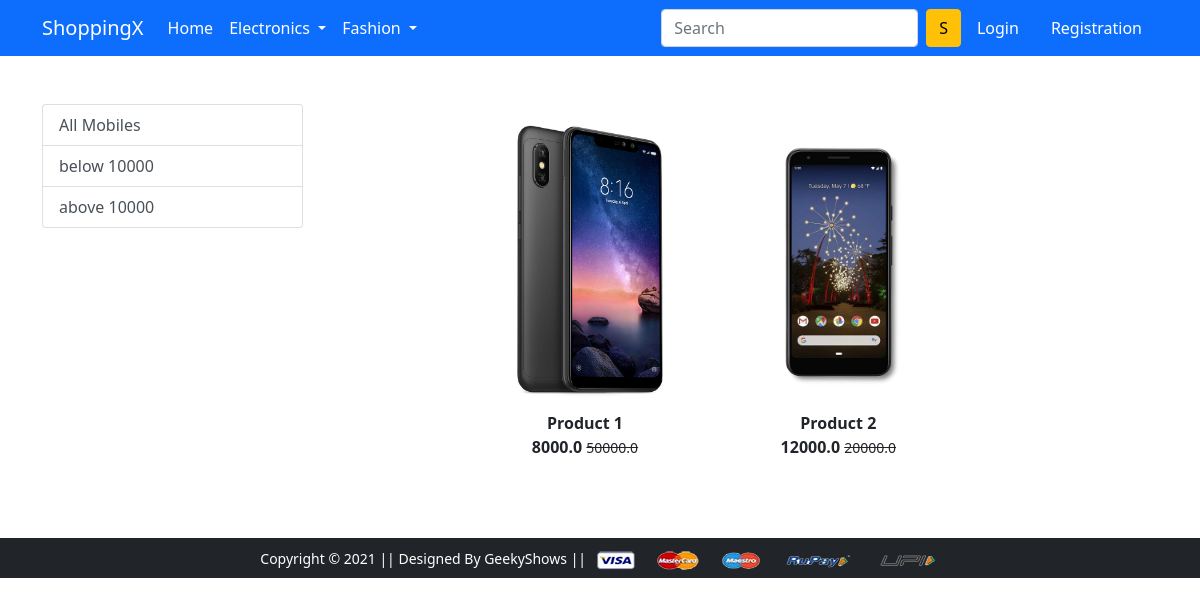
/mobile/, run on the app's committed database.
### app/models.py (models this page shows, shortened)
class Product(models.Model):
    title = models.CharField( max_length=250)
    selling_price = models.FloatField()
    discounted_price = models.FloatField()
    description = models.TextField()
    breand = models.CharField( max_length=100)
    category = models.CharField(choices=CATEGORY_CHOICES, max_length=2)
    product_image = models.ImageField( upload_to='productimg')

### app/views.py (the view)
# urls.py: path('mobile/', views.mobile, name='mobile'),
def mobile(request,data = None):
    if data == None:
        mobiles = Product.objects.filter(category='M')
    elif data == 'Redmi' or data == 'samsung':
        mobiles = Product.objects.filter(category='M').filter(brand=data)
    elif data == 'below' :
        mobiles = Product.objects.filter(category='M').filter(discounted_price__lt=10000)
    elif data == 'above' :
        mobiles = Product.objects.filter(category='M').filter(discounted_price__gt=10000)
    return render(request, 'app/mobile.html',{'mobiles':mobiles})

### app/templates/app/mobile.html (shortened to what this page needs)
{% extends 'app/base.html' %}
{% load static %}
{% block main-content %}
<div class="container my-5">
 <div class="row">
  <div class="col-sm-3">
   <div class="list-group">
  <a href="{% url 'mobile' %}" class="list-group-item list-group-item-action" aria-current="true">All Mobiles</a>
  <a href="{% url 'mobiledata' 'below' %}" class="list-group-item list-group-item-action" aria-current="true">below 10000</a>
  <a href="{% url 'mobiledata' 'above' %}" class="list-group-item list-group-item-action" aria-current="true">above 10000</a>
</div>
  </div>
  <div class="col-sm-8 offset-sm-1">
  <div class="row">
  {% for product in mobiles %}
  <div class="col-sm-4 text-center mb-4">
  <a href="{%url 'product-detail' product.id %}" class="btn">
  <div class="item">
  <img src = "{{product.product_image.url}}" alt="" height="300" class="">
  <div class="fw-bold"> {{product.title}} </div>
  <div class="fw-bold"> {{product.discounted_price}}
    <small class="fw-light text-decoration-line-through">{{product.selling_price}}</small>
  </div>
  </div>
  </a>
  </div>
  {% endfor %}
  </div>
  </div>
 </div>
</div>
{% endblock main-content %}

### data on the page
Product: product_image (picture), title "Product 1", discounted_price "8000.0", selling_price "50000.0"
Product: product_image (picture), title "Product 2", discounted_price "12000.0", selling_price "20000.0"
